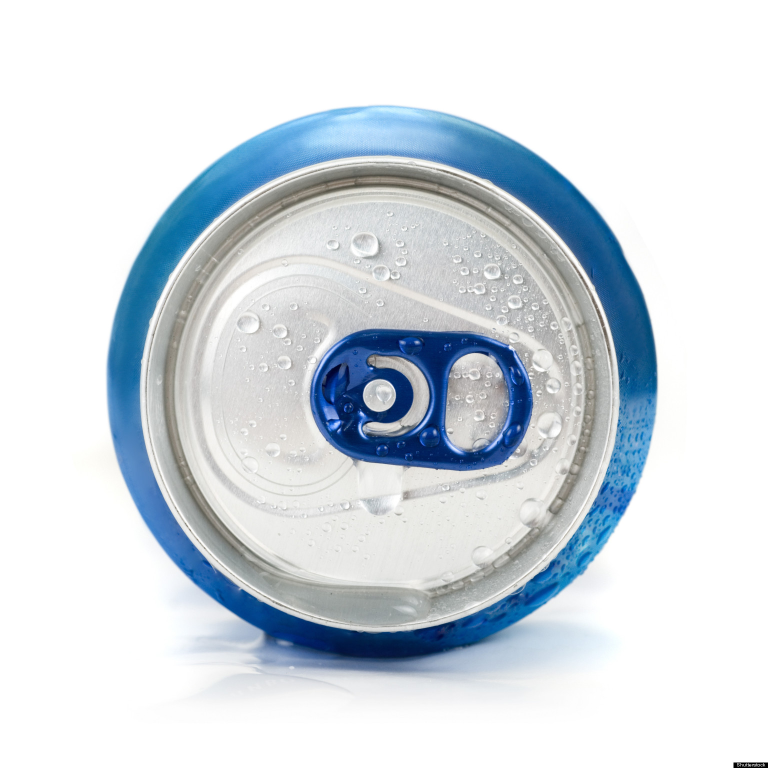
#> input picture can.jpg, 1536 x 1536 px (shown at 1/2 size)
$ python autocanny.py --image ../can.jpg   (Python 2 division)
#> lines starting #> are read from the running program, lines starting #| are printed output that depends on the picture; after the words box and inside, x2 and y2 are one past the last pixel; in counts of white or black regions, pixels touching at a corner belong together
import numpy as np
import cv2
import argparse
import matplotlib.pyplot as plt

#construct the argument parser and parse the arguments
ap = argparse.ArgumentParser()
ap.add_argument('-i', '--image', required = True, help = "Path to the image")
ap.add_argument("-s", "--shrink", action="store_true")
args = vars(ap.parse_args())


def autocanny(img, sigma=.33):
	#compute the median of the single channel pixel intensitites
	v = np.median(img)

	#apply automatic Canny edge detection using the computed median
	upper = int(min(255, (1.0 + sigma) * v))
	lower = upper / 2
	edges = cv2.Canny(img, lower, upper)

	print upper

	#return the edged image
	return edges


#Load the image and clone it for output
img = cv2.imread(args['image'], cv2.IMREAD_ANYCOLOR | cv2.IMREAD_ANYDEPTH)
#> img is the input picture: shape (1536, 1536, 3); mean B, G, R 225.9, 219, 210.8
if args["shrink"]:
	img = cv2.resize(img, (0,0), fx=.25, fy=.25)
gray = cv2.cvtColor(img, cv2.COLOR_BGR2GRAY)
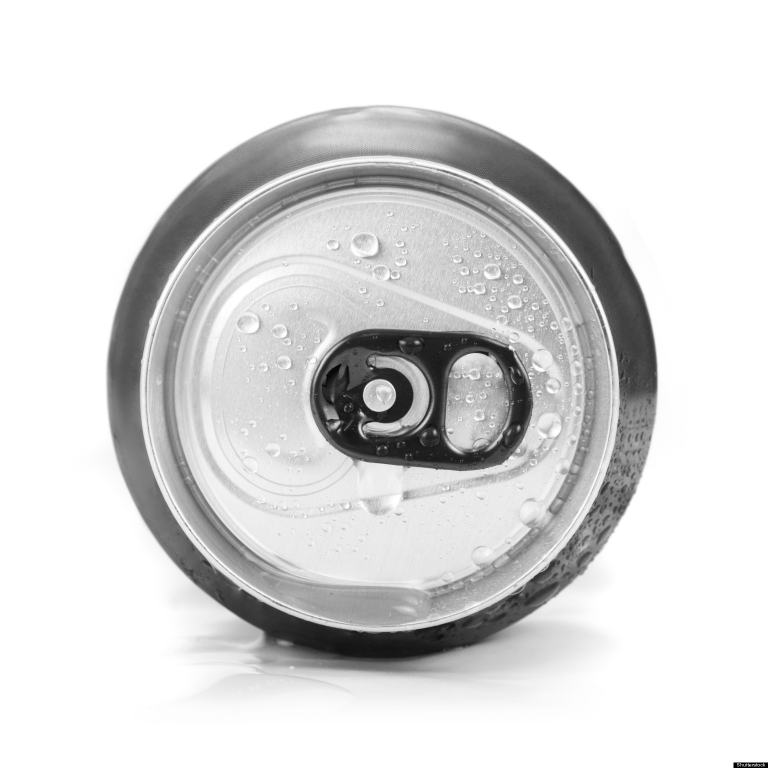
#> gray: shape (1536, 1536) (shown at 1/2 size); min 0, max 255, mean 217.4


#The canney algorithm only takes 8-bit images as input, need to convert if the image is in 16bit
if(gray.dtype == "uint16"):
	gray = (gray/256).astype('uint8')


edges = cv2.Canny(gray, 10, 20)
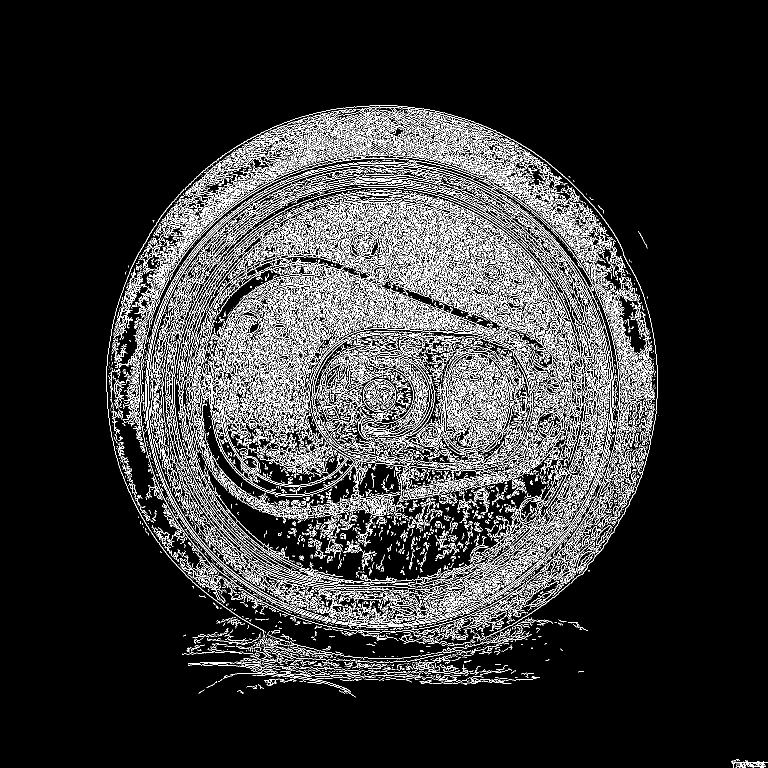
#> edges: shape (1536, 1536) (shown at 1/2 size); 11.8% white in thin lines or dots, all inside (x1, y1, x2, y2) = (213, 210, 1536, 1536)
#adjust low and high hysteresis threshold - to test out what CHT will do (canny computerphile vid)
auto = autocanny(gray)
#> in autocanny, `v = np.median(img)`: v = 255
#> in autocanny, `lower = upper / 2`: lower = 127
#> in autocanny, `edges = cv2.Canny(img, lower, upper)`:
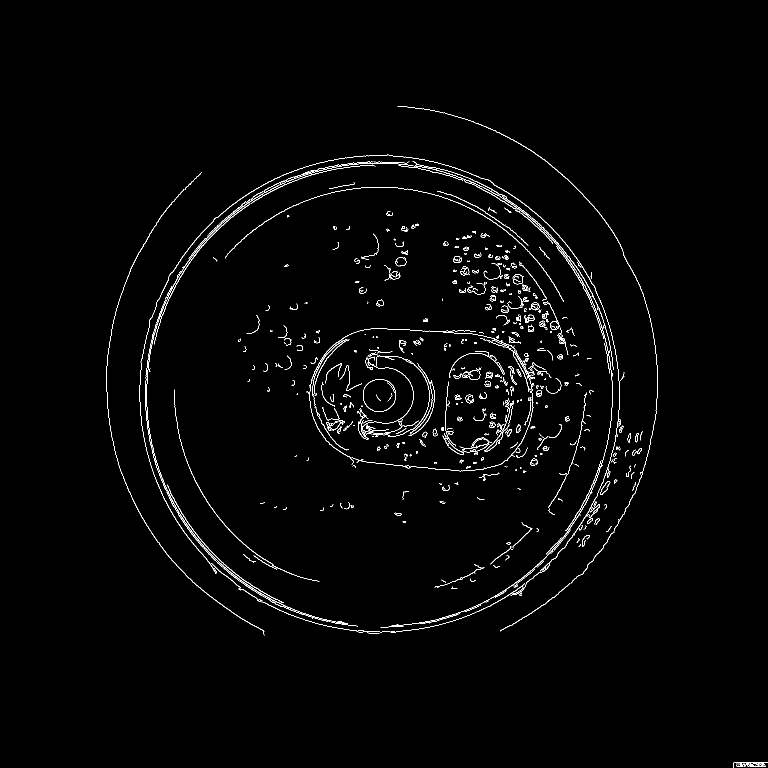
#> edges: shape (1536, 1536) (shown at 1/2 size); 1.5% white in thin lines or dots, all inside (x1, y1, x2, y2) = (213, 212, 1536, 1536)
#| 255

plt.subplot(121)
plt.imshow(cv2.cvtColor(edges, cv2.COLOR_GRAY2RGB))
plt.subplot(122)
plt.imshow(cv2.cvtColor(auto, cv2.COLOR_GRAY2RGB))
plt.show()
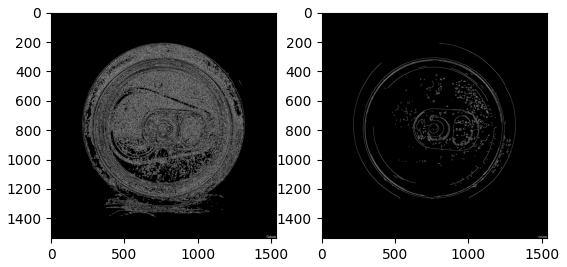
#> figure drawn by matplotlib, 2 panels
